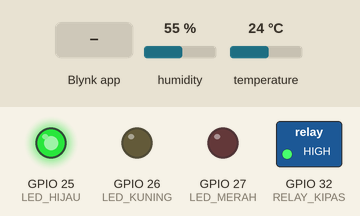
A sketch run on a simulated ESP32. Shown: switched loads named in the sketch (green lamp = pin HIGH), output pins drawn as LEDs (lit = HIGH). The inputs (shaded band) are chosen by the test bench; at power-on: temperature 24 °C, humidity 55 %. WiFi joins after 1.5 s; servers stay silent unless stated; uploads are accepted with an empty reply; what the sketch prints to the serial monitor is not drawn.

Above: at 3.0 s.
3.1 s: temperature set to 28 °C
7.2 s: temperature set to 31 °C
At 11.2 s:
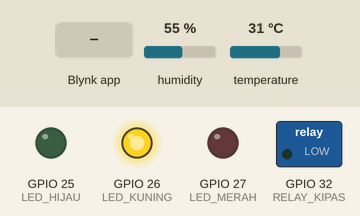
11.7 s: Blynk app writes 1 to V7
At 12.2 s:
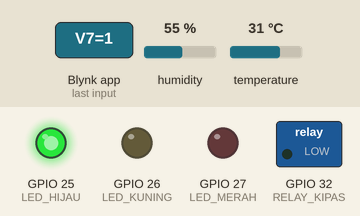
16.9 s: Blynk app writes 0 to V6
At 17.4 s:
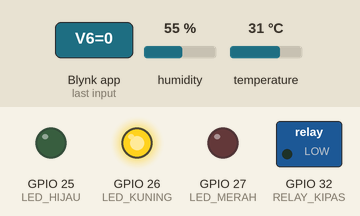
19.5 s: temperature set to 33 °C
21.6 s: temperature set to 36 °C
At 25.6 s:
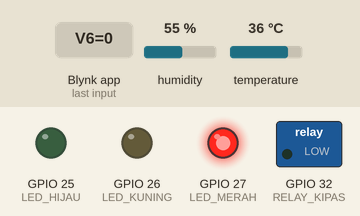
Timing chart, 0 to 26.9 s (numbered marks = the images above; inputs shaded):
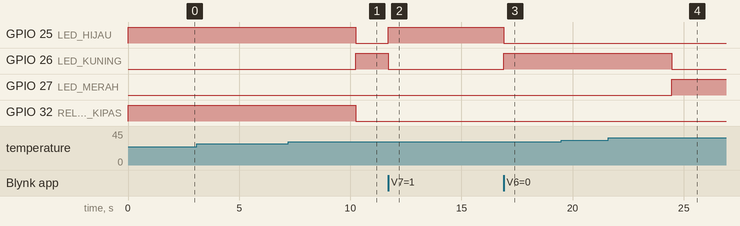

Measured:
- the behaviour switches between 29 and 30 °C on temperature (found by bisection; images 0 and 1)
- the behaviour switches between 34 and 35 °C on temperature (found by bisection; images 3 and 4)
- after the input at 3.1 s, every drawn part: stays the same
- after the input at 7.2 s, GPIO 25 (LED_HIJAU), GPIO 32 (RELAY_KIPAS): HIGH → LOW after 3.0 s; GPIO 26 (LED_KUNING): LOW → HIGH after 3.0 s
- after the input at 11.7 s, GPIO 25 (LED_HIJAU): LOW → HIGH at once; GPIO 26 (LED_KUNING): HIGH → LOW at once
- after the input at 16.9 s, GPIO 25 (LED_HIJAU): HIGH → LOW at once; GPIO 26 (LED_KUNING): LOW → HIGH at once
- after the input at 19.5 s, every drawn part: stays the same
- after the input at 21.6 s, GPIO 26 (LED_KUNING): HIGH → LOW after 2.9 s; GPIO 27 (LED_MERAH): LOW → HIGH after 2.9 s

The sketch:

demo.ino
```cpp
// ========== BLYNK CONFIGURATION ========== power suply + ke relay COM
// POWER SUPLY- ke -kipas
// kipas + ke NO
#define BLYNK_TEMPLATE_ID "TMPL6qOTID8eO"
#define BLYNK_TEMPLATE_NAME "kipasanginnsmartttsiuuuuuuuu"
#define BLYNK_AUTH_TOKEN "L1QchigBqozJs5VTnPSQpUKpV9Us4mmd"

#define BLYNK_PRINT Serial

#include <WiFi.h>
#include <HTTPClient.h>
#include <DHT.h>
#include <ArduinoJson.h>
#include <BlynkSimpleEsp32.h>

// WiFi Credentials
const char* ssid = "Cristiano Ronaldo";
const char* password = "Ronaldo12";

// Database Server URL
const char* serverName = "http://192.168.18.60/Modul6/input.php";

// Pin Definitions
#define DHTPIN 4
#define DHTTYPE DHT11
#define LED_HIJAU 25
#define LED_KUNING 26
#define LED_MERAH 27
#define RELAY_KIPAS 32

DHT dht(DHTPIN, DHTTYPE);

// Variables
float temperature = 0;
float humidity = 0;
String fanStatus = "OFF";
String fanSpeed = "OFF";
String ledStatus = "HIJAU";
bool manualMode = false;
bool manualFanState = false;
String manualLedColor = "HIJAU";

// Timing Variables
unsigned long lastSendTime = 0;
unsigned long lastControlCheck = 0;
unsigned long lastSensorRead = 0;
unsigned long lastPrintTime = 0;
unsigned long manualOverrideTime = 0;

const long sendInterval = 5000;
const long controlInterval = 10000;
const long sensorInterval = 2000;
const long printInterval = 3000;
const long overrideDuration = 60000;   // 60 detik kembali AUTO

BlynkTimer timer;

void setup() {
  Serial.begin(115200);
  Serial.println("\n=== Smart Fan System ===");

  pinMode(LED_HIJAU, OUTPUT);
  pinMode(LED_KUNING, OUTPUT);
  pinMode(LED_MERAH, OUTPUT);
  pinMode(RELAY_KIPAS, OUTPUT);

  digitalWrite(LED_HIJAU, HIGH);
  digitalWrite(LED_KUNING, LOW);
  digitalWrite(LED_MERAH, LOW);
  digitalWrite(RELAY_KIPAS, HIGH);

  dht.begin();

  Blynk.begin(BLYNK_AUTH_TOKEN, ssid, password);
  timer.setInterval(1000L, sendToBlynk);

  Serial.println("System Ready!");
}

void loop() {
  Blynk.run();
  timer.run();

  unsigned long currentMillis = millis();

  // Auto-reset ke mode AUTO setelah timeout
  if (manualMode && (currentMillis - manualOverrideTime >= overrideDuration)) {
    manualMode = false;
    Serial.println("⏰ AUTO (Timeout - Kembali otomatis berdasarkan suhu)");
    Blynk.virtualWrite(V5, "AUTO");
    Blynk.virtualWrite(V6, 0);
    updateWebControl();
  }

  if (currentMillis - lastSensorRead >= sensorInterval) {
    readSensor();
    lastSensorRead = currentMillis;
  }

  if (currentMillis - lastControlCheck >= controlInterval) {
    getManualControl();
    lastControlCheck = currentMillis;
  }

  // Kontrol sistem
  if (manualMode) {
    applyManualControl();
  } else {
    autoControl();
  }

  if (currentMillis - lastSendTime >= sendInterval) {
    sendDataToServer();
    lastSendTime = currentMillis;
  }

  if (currentMillis - lastPrintTime >= printInterval) {
    printStatus();
    lastPrintTime = currentMillis;
  }

  delay(10);
}

void readSensor() {
  float tempRead = dht.readTemperature();
  float humRead = dht.readHumidity();

  if (!isnan(tempRead) && !isnan(humRead)) {
    temperature = tempRead;
    humidity = humRead;
  } else {
    Serial.println("DHT Error - using last valid reading");
  }
}

void autoControl() {
  if (temperature < 30) {
    digitalWrite(RELAY_KIPAS, HIGH);
    fanStatus = "OFF";
    fanSpeed = "OFF";

    digitalWrite(LED_HIJAU, HIGH);
    digitalWrite(LED_KUNING, LOW);
    digitalWrite(LED_MERAH, LOW);
    ledStatus = "HIJAU";

  } else if (temperature >= 30 && temperature < 35) {
    digitalWrite(RELAY_KIPAS, LOW);
    fanStatus = "ON";
    fanSpeed = "SEDANG";

    digitalWrite(LED_HIJAU, LOW);
    digitalWrite(LED_KUNING, HIGH);
    digitalWrite(LED_MERAH, LOW);
    ledStatus = "KUNING";

  } else {
    digitalWrite(RELAY_KIPAS, LOW);
    fanStatus = "ON";
    fanSpeed = "TINGGI";

    digitalWrite(LED_HIJAU, LOW);
    digitalWrite(LED_KUNING, LOW);
    digitalWrite(LED_MERAH, HIGH);
    ledStatus = "MERAH";
  }
}

void applyManualControl() {
  digitalWrite(RELAY_KIPAS, manualFanState ? LOW : HIGH);
  fanStatus = manualFanState ? "ON" : "OFF";
  fanSpeed = manualFanState ? "MANUAL" : "OFF";

  digitalWrite(LED_HIJAU, manualLedColor == "HIJAU" ? HIGH : LOW);
  digitalWrite(LED_KUNING, manualLedColor == "KUNING" ? HIGH : LOW);
  digitalWrite(LED_MERAH, manualLedColor == "MERAH" ? HIGH : LOW);
  ledStatus = manualLedColor;
}

void getManualControl() {
  if (WiFi.status() != WL_CONNECTED) return;

  HTTPClient http;
  String url = String(serverName) + "?action=getControl";

  http.begin(url);
  http.setTimeout(2000);

  int code = http.GET();

  if (code == 200) {
    String payload = http.getString();
    StaticJsonDocument<200> doc;

    if (deserializeJson(doc, payload) == DeserializationError::Ok) {
      manualMode = doc["manual_mode"];
      manualFanState = doc["fan_state"];
      manualLedColor = doc["led_color"].as<String>();
    }
  }
  http.end();
}

void sendDataToServer() {
  if (WiFi.status() != WL_CONNECTED) {
    Serial.println("[DATABASE] ❌ WiFi tidak terhubung!");
    return;
  }

  HTTPClient http;

  String url = String(serverName) + "?action=sendData";
  url += "&temperature=" + String(temperature, 1);
  url += "&humidity=" + String(humidity, 1);
  url += "&fan_status=" + fanStatus;
  url += "&fan_speed=" + fanSpeed;
  url += "&led_status=" + ledStatus;
  url += "&mode=" + String(manualMode ? "MANUAL" : "AUTO");

  http.begin(url);
  http.setTimeout(3000);

  int httpCode = http.GET();

  if (httpCode > 0) {
    if (httpCode == 200) {
      Serial.println("[DATABASE] ✓ Data berhasil terkirim ke database");
      Serial.printf("           → Temp: %.1f°C, Hum: %.1f%%, Fan: %s, LED: %s\n",
                    temperature, humidity, fanStatus.c_str(), ledStatus.c_str());
    } else {
      Serial.printf("[DATABASE] ⚠ Server response code: %d\n", httpCode);
    }
  } else {
    Serial.printf("[DATABASE] ❌ Gagal mengirim data: %s\n", http.errorToString(httpCode).c_str());
  }

  http.end();
}

void printStatus() {
  String fanText = fanStatus;

  // Tambahkan detail kecepatan
  if (fanStatus == "ON") {
    fanText = "ON (" + fanSpeed + ")";
  }

  Serial.printf("Temp: %.1f°C | Hum: %.1f%% | Fan: %s | LED: %s | Mode: %s\n",
                temperature, humidity, fanText.c_str(),
                ledStatus.c_str(), manualMode ? "MANUAL" : "AUTO");
}

// ========== BLYNK FUNCTIONS ==========

void sendToBlynk() {
  Blynk.virtualWrite(V0, temperature);
  Blynk.virtualWrite(V1, humidity);
  Blynk.virtualWrite(V2, fanStatus);
  Blynk.virtualWrite(V3, ledStatus);
  Blynk.virtualWrite(V4, fanSpeed);
  Blynk.virtualWrite(V5, manualMode ? "MANUAL" : "AUTO");
}

// Tombol Mode (V6)
BLYNK_WRITE(V6) {
  int value = param.asInt();
  manualMode = (value == 1);

  if (manualMode) {
    manualOverrideTime = millis();
    Serial.println("🔧 Mode: MANUAL");
  } else {
    Serial.println("🤖 Mode: AUTO");
  }

  if (!manualMode) {
    autoControl();
  }

  updateWebControl();
}

// Tombol Kipas (V7) - Bisa diklik kapan saja
BLYNK_WRITE(V7) {
  int value = param.asInt();
  manualFanState = (value == 1);
  manualMode = true;
  manualOverrideTime = millis();

  Serial.println(manualFanState ? "🌀 Fan: ON (Override)" : "🌀 Fan: OFF (Override)");

  applyManualControl();
  updateWebControl();

  Blynk.virtualWrite(V5, "MANUAL");
  Blynk.virtualWrite(V6, 1);
}

// Menu LED (V8) - Bisa diklik kapan saja
BLYNK_WRITE(V8) {
  int value = param.asInt();
  manualMode = true;
  manualOverrideTime = millis();

  if (value == 1) manualLedColor = "HIJAU";
  else if (value == 2) manualLedColor = "KUNING";
  else if (value == 3) manualLedColor = "MERAH";

  Serial.println("💡 LED: " + manualLedColor + " (Override)");

  applyManualControl();
  updateWebControl();

  Blynk.virtualWrite(V5, "MANUAL");
  Blynk.virtualWrite(V6, 1);
}

void updateWebControl() {
  if (WiFi.status() != WL_CONNECTED) return;

  HTTPClient http;

  String url = String(serverName) + "?action=updateControl";
  url += "&manual_mode=" + String(manualMode ? "1" : "0");
  url += "&fan_state=" + String(manualFanState ? "1" : "0");
  url += "&led_color=" + manualLedColor;

  http.begin(url);
  http.setTimeout(2000);
  http.GET();
  http.end();
}
```
